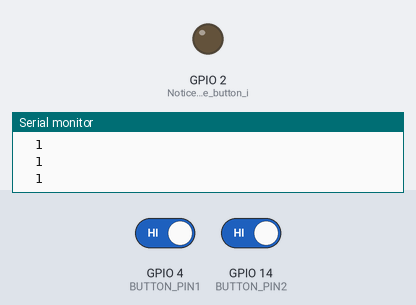
Simulated run of this sketch. Board: ESP8266 (NodeMCU). Shown: output pins drawn as LEDs (lit = HIGH), the last lines printed to the serial monitor. Inputs (shaded band) come from the test bench; at power-on: GPIO 4 (BUTTON_PIN1) HIGH, GPIO 14 (BUTTON_PIN2) HIGH.

Above: at 1.2 s.
1.3 s: GPIO 4 (BUTTON_PIN1) driven LOW and GPIO 14 (BUTTON_PIN2) driven LOW
At 2.5 s:
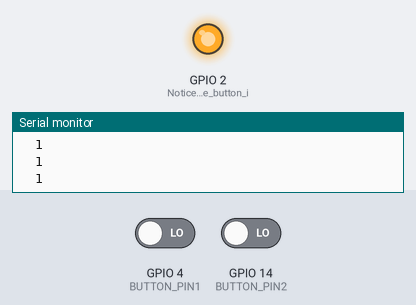
2.8 s: GPIO 4 (BUTTON_PIN1) driven HIGH
At 3.7 s:
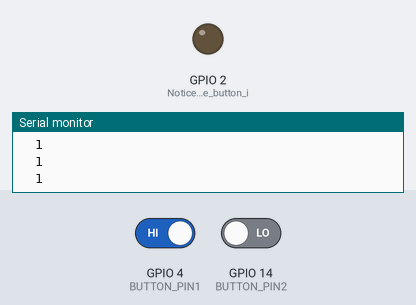
5.8 s: GPIO 4 (BUTTON_PIN1) driven LOW
At 7.0 s:
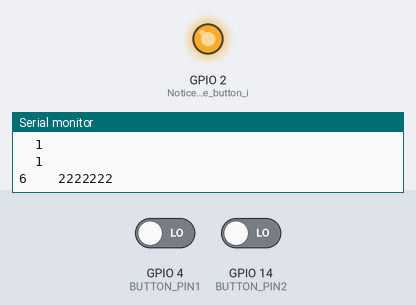
7.3 s: GPIO 14 (BUTTON_PIN2) driven HIGH
At 8.3 s:
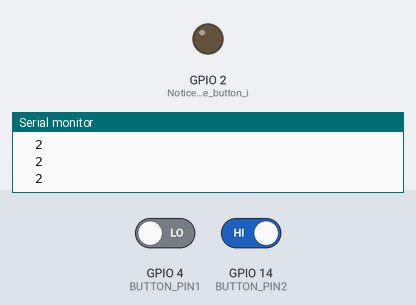
Timing chart, 0 to 9.8 s (numbered marks = the images above; inputs shaded):
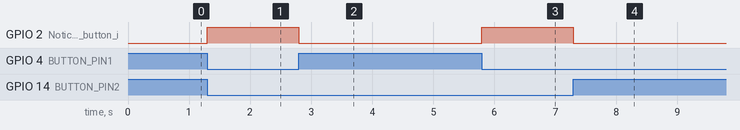

Measured:
- after the input at 1.3 s, GPIO 2 (Notice_that_some_button_i): LOW → HIGH at once
- after the input at 2.8 s, GPIO 2 (Notice_that_some_button_i): HIGH → LOW at once
- after the input at 5.8 s, GPIO 2 (Notice_that_some_button_i): LOW → HIGH at once
- after the input at 7.3 s, GPIO 2 (Notice_that_some_button_i): HIGH → LOW at once

The sketch:

TwoButtonsChangeValue.ino
```cpp
#include <ESP8266WiFi.h>
#include <Ticker.h>
#include "SubFunction.h"

Ticker buttonPress;
Ticker timeLasting;
Ticker valueDisplay;

void setup() {
  SystemInitialize();
  Serial.begin(115200);
  buttonPress.attach_ms(10,ReadButton_func);
  timeLasting.attach_ms(10,PressedLastingTime);
  valueDisplay.attach_ms(10,ValueDisplay);
}
void loop(){}
```

SubFunction.cpp
```cpp
#include <Arduino.h>
#include "SubFunction.h"

//-------------------------DEFINE---------------------------
#define TRUE	1
#define FALSE	0
#define BUTTON_PIN1       4   //GPIO4 (D2)is Button1 input
#define BUTTON_PIN2       14  //GPIO14(D5)is Button2 input
#define HALF_A_SECOND     50   // 50  * 10 ms
#define ONE_TENTH_SECOND  10   // 10  * 10 ms
#define ONE_SECOND        100  // 100 * 10 ms
#define THREE_SECOND      300  // 300 * 10 ms

////---------------- READ BUTTON PARAMETERS------------ //
typedef unsigned char    BOOL;
int		TimeButtonPress	= 0;	// Count time-pressing the button
int		SubTimeCounter	= 0;	// Count time-pressing in faster increasing
int		Value			= 0;	// Count the value of process
int		SignalRead_1		= 0;	// Present Button 1 signal
int   SignalRead_2    = 0;  // Present Button 2 signal
int		OldSignalRead_1	= 0;	// Previous Button 1 signal
int   OldSignalRead_2 = 0;  // Previous Button 2 signal
BOOL	ButtonPressed1s = 0;	// Have Pressed button from 1s to less than 3s
BOOL	ButtonPressed3s = 0;	// Have Pressed button enough 3s
BOOL	HalfASecond		= 0;	  // Have Pressed button enough 0.5s
BOOL	OneTenthSecond	= 0;	// Have Pressed button enough 0.1s
BOOL	fbutton1 = 0;			    // Presssing Button 1 or Not
BOOL  fbutton2 = 0;         // Presssing Button 2 or Not

enum eState {
	BUTTON1_STEP_INCREASE,  // Increase Value step by step
  BUTTON1_FLOATING,       // Step-by_step or faster Increasing Value
  BUTTON1_LOW_INCREASE,   // Lower-FastIncreasingValue
  BUTTON1_FAST_INCREASE,  // Faster-FastIncreasingValue
  BUTTON2_STEP_DECREASE,  // Decrease Value step by step
  BUTTON2_FLOATING,       // Step-by_step or faster Decreasing Value
  BUTTON2_LOW_DECREASE,   // Lower Fast-Decreasing Value
  BUTTON2_FAST_DECREASE   // Faster Fast-IncreasingValue
}; //All State of FSM

enum eState NowState = BUTTON1_STEP_INCREASE; //initial State of program
//--------------------------------------------------------------


////----------------------INITIAL-----------------------
void SystemInitialize() {
	pinMode(BUTTON_PIN1, INPUT_PULLUP);
  pinMode(BUTTON_PIN2, INPUT_PULLUP);
  pinMode(LED_BUILTIN, OUTPUT);   // Notice that some button is(are) pressed
  digitalWrite(LED_BUILTIN, LOW); // Notice that we can start program
}
//----------------------------------------------------

////-------------------READ_BUTTON-------------------------------------
void ReadButton_func(void) {
  OldSignalRead_1 = SignalRead_1;
  OldSignalRead_2 = SignalRead_2;
  SignalRead_1 = digitalRead(BUTTON_PIN1);
  SignalRead_2 = digitalRead(BUTTON_PIN2);
 // Priority of Button 1 is higher than Button 2's
 //If button 1 is pressed
  if(SignalRead_1){
      digitalWrite(LED_BUILTIN, LOW); // Notice that some button is pressed
      Serial.println("\t1");          // Notice that button 1 is pressed
      fbutton1 = 1;
      fbutton2 = 0;
      if(OldSignalRead_1 == SignalRead_1){ TimeButtonPress++; } //Button 1 continued pressing
      else { //Button 1 Started pressing
        SubTimeCounter = 0;
        ButtonPressed1s = 0;
        ButtonPressed3s = 0;
        TimeButtonPress = 0;
        SubTimeCounter = 0;
        OneTenthSecond = 0;
      }
    }
  else if(SignalRead_2){
      digitalWrite(LED_BUILTIN, LOW); // Notice that some button is pressed
      Serial.println("\t2");          // Notice that button 2 is pressed
      fbutton2 = 1;
      fbutton1 = 0;
      if(OldSignalRead_2 == SignalRead_2){ TimeButtonPress++; } //Button 2 continued pressing
      else { //Button 2 Started pressing
        SubTimeCounter = 0;
        ButtonPressed1s = 0;
        ButtonPressed3s = 0;
        TimeButtonPress = 0;
        SubTimeCounter = 0;
        OneTenthSecond = 0;
    }
    }
  else{
    digitalWrite(LED_BUILTIN, HIGH); // No button is pressed
    fbutton1 = 0;
    fbutton2 = 0;
    }
}
//-----------------PRESSED_LASTING_TIME------------------------------
void PressedLastingTime(){
  //Sometimes Time of PressingButton isnt exactly 3s but it's always < 3.01s
  if((TimeButtonPress >= THREE_SECOND)&&(TimeButtonPress <= THREE_SECOND + 1)){
        ButtonPressed3s = 1;
        ButtonPressed1s = 0;
        SubTimeCounter = 0;
        HalfASecond = 0;
      }
  else if(TimeButtonPress > THREE_SECOND){
      if((SubTimeCounter % ONE_TENTH_SECOND == 0)&&(SubTimeCounter > 0)){
        //SubTimeCounter always >= 1 when get this case
         OneTenthSecond = 1;
         HalfASecond = 0;
         SubTimeCounter = 1;
        }
      else {
         OneTenthSecond = 0;
         SubTimeCounter++;
        }
      }
  else if(TimeButtonPress >= ONE_SECOND){
        ButtonPressed1s = 1;
        SubTimeCounter++;
        if((SubTimeCounter % HALF_A_SECOND == 0)&&(SubTimeCounter > 0)){HalfASecond = 1;}
        else HalfASecond = 0;
        }
}
//---------------------DISPLAY_VALUE-------------------------
void ValueDisplay(){
  //if No button is pressed, the state is changed to BUTTON1_STEP_INCREASE
  switch (NowState) {
  case BUTTON1_STEP_INCREASE:
                       if (fbutton1) {
                              Value++;
                              NowState = BUTTON1_FLOATING;
                              Serial.println(Value, DEC);
                       }
                       else if(fbutton2) {
                              NowState = BUTTON2_STEP_DECREASE;
                       }
                       break;
  case BUTTON1_FLOATING:
                       if (fbutton1 == 0){
                              if(fbutton2)NowState = BUTTON2_STEP_DECREASE;
                              else NowState = BUTTON1_STEP_INCREASE;
                              }
                       else if (ButtonPressed1s) NowState = BUTTON1_LOW_INCREASE;
                       break;
  case BUTTON1_LOW_INCREASE:
                       if (HalfASecond) {
                              Value++;
                              Serial.print(Value, DEC);
                              Serial.println("\t\t2222222");
                              }
                        if (fbutton1 == 0){
                              if(fbutton2)NowState = BUTTON2_STEP_DECREASE;
                              else NowState = BUTTON1_STEP_INCREASE;
                              }
                        else if (ButtonPressed3s) NowState = BUTTON1_FAST_INCREASE;
                        break;
  case BUTTON1_FAST_INCREASE:
                        if (fbutton1 == 0){
                              if(fbutton2)NowState = BUTTON2_STEP_DECREASE;
                              else NowState = BUTTON1_STEP_INCREASE;
                              }
                        else if (OneTenthSecond) {
                              Value++;
                              Serial.print(Value, DEC);
                              Serial.println("\t\t3333");
                              }
                        break;
   case BUTTON2_STEP_DECREASE:
                        if (fbutton2)  {
                                  Value--;
                                  NowState = BUTTON2_FLOATING;
                                  Serial.println(Value, DEC);
                                  }
                        else NowState = BUTTON1_STEP_INCREASE;
                        break;
  case BUTTON2_FLOATING:
                        if (fbutton2 == 0) NowState = BUTTON1_STEP_INCREASE;
                        else if (ButtonPressed1s) NowState = BUTTON2_LOW_DECREASE;
                        break;

  case BUTTON2_LOW_DECREASE:
                        if (HalfASecond) {
                                 Value--;
                                 Serial.println(Value, DEC);
                                 }
                        if (fbutton2 == 0) NowState = BUTTON1_STEP_INCREASE;
                        else if (ButtonPressed3s) NowState = BUTTON2_FAST_DECREASE;
                        break;
  case BUTTON2_FAST_DECREASE:
                        if (fbutton2 == 0) NowState = BUTTON1_STEP_INCREASE;
                        else if (OneTenthSecond) {
                                 Value--;
                                 Serial.println(Value, DEC);
                                 }
                        break;
  }
}
//--------------------------------------------------------------------
```

SubFunction.h
```cpp
#ifndef SubFunction_H


//void Blink_delay();
//void flip();
//void PWM();
void SystemInitialize(void);
void PressedLastingTime(void);
void ReadButton_func(void);
void ValueDisplay(void);
#endif // !
```
